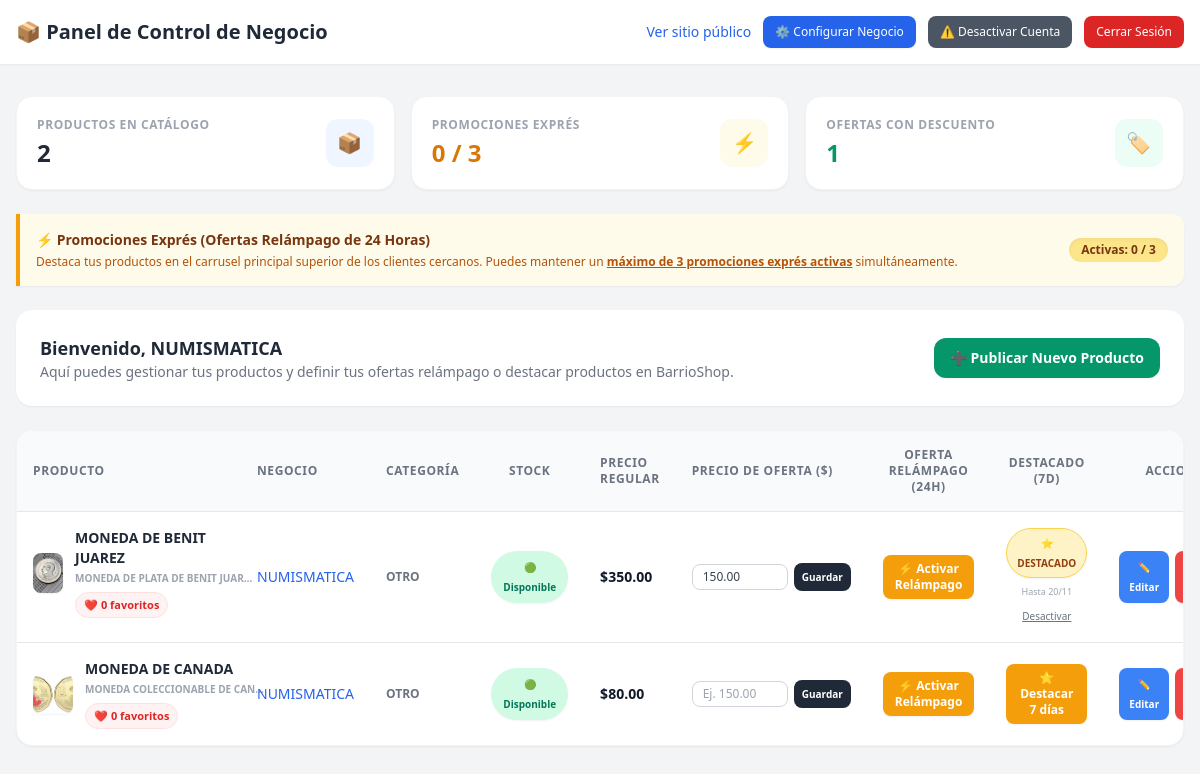
/dashboard/ (signed in), run on an earlier commit of the app's database.
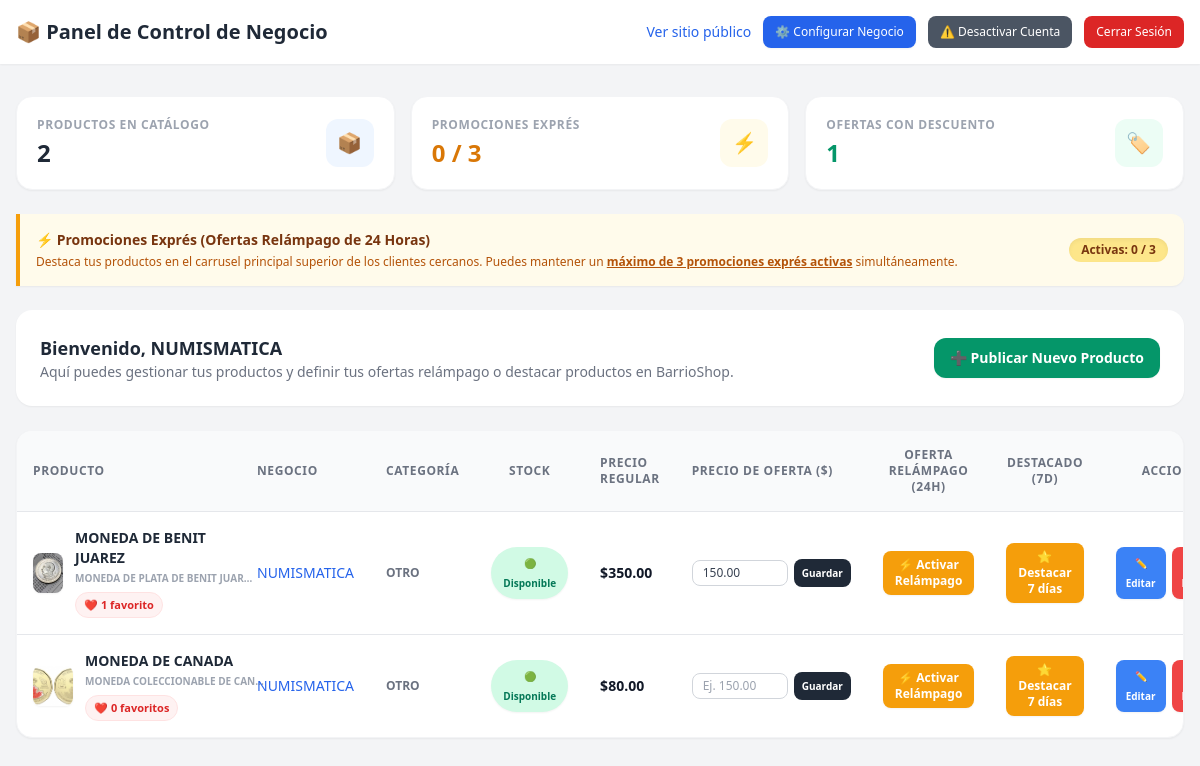
And on a later commit of the database.
### marketplace/models.py (models this page shows, shortened)
class Product(models.Model):
    CATEGORY_CHOICES = [
        ('comida', 'Comida y Antojitos'),
        ('vehiculos', 'Vehículos'),
        ('supermercado', 'Supermercado'),
        ('tecnologia', 'Tecnología'),
        ('electrodomesticos', 'Electrodomésticos'),
        ('hogar', 'Hogar y Muebles'),
        ('moda', 'Moda'),
        ('deportes', 'Deportes y Fitness'),
        ('herramientas', 'Herramientas'),
        ('construccion', 'Construcción'),
        ('mascotas', 'Mascotas'),
        ('abarrotes', 'Abarrotes'),
        ('servicios', 'Servicios y Oficios'),
        ('otro', 'Otro'),
    ]
    CONDITION_CHOICES = [
        ('nuevo', 'Nuevo'),
        ('usado', 'De uso / Seminuevo'),
    ]
    business = models.ForeignKey('Business', on_delete=models.CASCADE)
    name = models.CharField(max_length=100)
    slug = models.SlugField(unique=True, blank=True, null=True, max_length=255) # 🔗 URL amigable automática
    description = models.TextField()
    price = models.DecimalField(max_digits=10, decimal_places=2)
    condition = models.CharField(max_length=20, choices=CONDITION_CHOICES, default='nuevo')
    warranty = models.CharField(max_length=255, blank=True, null=True, verbose_name="Garantía del producto", help_text="Ej. Sin garantía, 30 días con el vendedor, etc.")
    is_promo = models.BooleanField(default=False)
    promo_price = models.DecimalField(max_digits=10, decimal_places=2, null=True, blank=True)
    is_express_promo = models.BooleanField(default=False)
    express_promo_start = models.DateTimeField(null=True, blank=True)
    express_promo_end = models.DateTimeField(null=True, blank=True)
    is_featured = models.BooleanField(default=False, verbose_name="¿Producto Destacado?")
    featured_until = models.DateTimeField(null=True, blank=True, verbose_name="Destacado Hasta")
    image = models.ImageField(upload_to='products/', null=True, blank=True)
    image_2 = models.ImageField(upload_to='products/', null=True, blank=True)
    image_3 = models.ImageField(upload_to='products/', null=True, blank=True)
    category = models.CharField(max_length=50, choices=CATEGORY_CHOICES, default='otro')
    is_available = models.BooleanField(default=True, verbose_name="Disponible en stock")
    @property
    def is_express_active(self):
        if self.is_express_promo and self.express_promo_end:
            return timezone.now() <= self.express_promo_end
        return False
    @property
    def is_featured_active(self):
        if self.is_featured and self.featured_until:
            return timezone.now() <= self.featured_until
        return False

class Business(models.Model):
    BUSINESS_TYPE_CHOICES = [
        ('fisico', 'Local Físico / Tienda Establecida'),
        ('entrega', 'Entregas en Puntos / Puntos Medios'),
    ]
    user = models.OneToOneField(User, on_delete=models.CASCADE, null=True, blank=True)
    name = models.CharField(max_length=100)
    slug = models.SlugField(unique=True, blank=True, null=True, max_length=150)
    description = models.TextField()
    whatsapp = models.CharField(max_length=20)
    address = models.CharField(max_length=255)
    latitude = models.FloatField()
    longitude = models.FloatField()
    business_type = models.CharField(max_length=20, choices=BUSINESS_TYPE_CHOICES, default='fisico')
    delivery_zones = models.TextField(blank=True, null=True, help_text="Específica dónde entregas si no tienes local fijo")
    work_days = models.CharField(max_length=150, default="Lunes a Sábado", blank=True, null=True, verbose_name="Días de labor / Atención")
    opening_time = models.TimeField(null=True, blank=True, verbose_name="Apertura (Lun - Vie)")
    closing_time = models.TimeField(null=True, blank=True, verbose_name="Cierre (Lun - Vie)")
    saturday_opening_time = models.TimeField(null=True, blank=True, verbose_name="Apertura (Sábado)")
    saturday_closing_time = models.TimeField(null=True, blank=True, verbose_name="Cierre (Sábado)")
    sunday_opening_time = models.TimeField(null=True, blank=True, verbose_name="Apertura (Domingo)")
    sunday_closing_time = models.TimeField(null=True, blank=True, verbose_name="Cierre (Domingo)")
    is_active = models.BooleanField(default=True, verbose_name="¿Empresa Activa?")

### marketplace/views.py (the view)
# urls.py: path('dashboard/', views.business_dashboard_view, name='dashboard'),
@login_required(login_url='business_login')
def business_dashboard_view(request):
    try:
        business = request.user.business
    except Business.DoesNotExist:
        return redirect('register_business')
    products = Product.objects.filter(business=business)
    total_products_count = products.count()
    active_express_count = products.filter(
        is_express_promo=True,
        express_promo_end__gt=timezone.now()
    ).count()
    promo_prices_count = sum(1 for p in products if p.promo_price is not None and str(p.promo_price).strip() != '')
    context = {
        'business': business,
        'products': products,
        'active_express_count': active_express_count,
        'total_products_count': total_products_count,
        'promo_prices_count': promo_prices_count,
    }
    return render(request, 'marketplace/dashboard.html', context)

### marketplace/templates/marketplace/dashboard.html (shortened to what the changed rows need)
<!DOCTYPE html>
<html lang="es">
<head>
    <script src="https://cdn.tailwindcss.com"></script>
</head>
<body class="bg-gray-100 min-h-screen font-sans">
    <header class="bg-white shadow-sm">
        <div class="max-w-7xl mx-auto px-4 py-4 flex justify-between items-center">
            <h1 class="text-xl font-bold text-gray-800">📦 Panel de Control de Negocio</h1>
        </div>
    </header>
    <main class="max-w-7xl mx-auto px-4 py-8">
        <div class="bg-white p-6 rounded-2xl shadow-sm mb-6 flex justify-between items-center">
            <div>
                <h2 class="text-lg font-bold text-gray-800">Bienvenido, {{ business.name|default:"Comerciante" }}</h2>
            </div>
        </div>
        <div class="bg-white rounded-2xl shadow-sm overflow-hidden border border-gray-100">
            <div class="overflow-x-auto">
                <table class="w-full text-left border-collapse">
                    <thead>
                        <tr class="bg-gray-50 border-b text-xs font-bold text-gray-500 uppercase tracking-wider">
                            <th class="p-4">Producto</th>
                            <th class="p-4">Negocio</th>
                            <th class="p-4">Categoría</th>
                            <th class="p-4 text-center">Stock</th>
                            <th class="p-4">Precio Regular</th>
                            <th class="p-4">Precio de Oferta ($)</th>
                            <th class="p-4 text-center">Oferta Relámpago (24h)</th>
                            <th class="p-4 text-center">Destacado (7d)</th>
                            <th class="p-4 text-center">Acciones</th>
                        </tr>
                    </thead>
                    <tbody class="divide-y text-sm text-gray-700">
                        {% for product in products %}
                        <tr class="hover:bg-gray-50/50 transition">
                            <td class="p-4 font-semibold flex items-center gap-3">
                                {% if product.image %}
                                    <img src="{{ product.image.url }}" class="w-10 h-10 object-cover rounded-lg shadow-sm">
                                {% else %}
                                    <div class="w-10 h-10 rounded-lg bg-gray-100 flex items-center justify-center text-lg">📦</div>
                                {% endif %}
                                <div>
                                    <span class="font-bold text-gray-800 block">{{ product.name }}</span>
                                    <span class="text-[10px] text-gray-400 truncate max-w-[180px] block">{{ product.description }}</span>
                                    <span class="inline-flex items-center gap-1 mt-1 text-[11px] font-bold text-red-600 bg-red-50 px-2 py-0.5 rounded-full border border-red-100">
                                        ❤️ {{ product.favorited_by.count }} favorito{{ product.favorited_by.count|pluralize }}
                                    </span>
                                </div>
                            </td>
                            <td class="p-4 text-blue-600 font-medium">
                                {{ product.business.name }}
                            </td>
                            <td class="p-4 uppercase text-xs font-bold text-gray-500">
                                {{ product.get_category_display }}
                            </td>
                            <td class="p-4 text-center">
                                {% if product.is_available %}
                                    <a href="{% url 'toggle_stock' product.id %}" class="inline-block bg-emerald-100 text-emerald-700 hover:bg-red-100 hover:text-red-700 font-bold text-[10px] px-3 py-1.5 rounded-full transition shadow-sm" title="Clic para marcar como agotado">
                                        🟢 Disponible
                                    </a>
                                {% else %}
                                    <a href="{% url 'toggle_stock' product.id %}" class="inline-block bg-red-100 text-red-700 hover:bg-emerald-100 hover:text-emerald-700 font-bold text-[10px] px-3 py-1.5 rounded-full transition shadow-sm" title="Clic para marcar como disponible">
                                        🔴 Agotado
                                    </a>
                                {% endif %}
                            </td>
                            <td class="p-4 font-extrabold text-gray-900">
                                ${{ product.price }}
                            </td>
                            <td class="p-4">
                                <form method="post" action="{% url 'update_promo_price' product.id %}" class="flex items-center gap-1.5">
                                    <input type="number" step="0.01" name="promo_price" value="{{ product.promo_price|default:'' }}" placeholder="Ej. 150.00" class="w-24 px-2.5 py-1 text-xs border border-gray-300 rounded-lg focus:ring-2 focus:ring-amber-500 focus:outline-none">
                                    <button type="submit" class="bg-gray-800 hover:bg-black text-white text-[10px] font-bold px-2 py-1 rounded-lg transition">
                                        Guardar
                                    </button>
                                </form>
                            </td>
                            <td class="p-4 text-center">
                                {% if product.is_express_active %}
                                    <div class="inline-flex flex-col items-center">
                                        <span class="bg-red-100 text-red-700 text-[10px] font-extrabold px-2.5 py-1 rounded-full shadow-sm mb-1 animate-pulse">
                                            ⚡ ACTIVA (24h)
                                        </span>
                                        <a href="{% url 'toggle_express_promo' product.id %}" class="text-[10px] text-gray-500 hover:text-red-600 underline font-medium">
                                            Desactivar
                                        </a>
                                    </div>
                                {% else %}
                                    <a href="{% url 'toggle_express_promo' product.id %}" class="inline-block bg-amber-500 hover:bg-amber-600 text-white font-bold text-xs px-3 py-1.5 rounded-lg shadow-sm transition hover:scale-105">
                                        ⚡ Activar Relámpago
                                    </a>
                                {% endif %}
                            </td>
                            <td class="p-4 text-center">
                                {% if product.is_featured_active %}
                                    <div class="inline-flex flex-col items-center">
                                        <span class="bg-amber-100 text-amber-800 text-[10px] font-extrabold px-2.5 py-1 rounded-full border border-amber-300 shadow-sm mb-1">
                                            ⭐ DESTACADO
                                        </span>
                                        <span class="text-[9px] text-gray-400 block mb-1">Hasta {{ product.featured_until|date:"d/m" }}</span>
                                        <a href="{% url 'toggle_featured' product.id %}" class="text-[10px] text-gray-500 hover:text-amber-700 underline font-medium">
                                            Desactivar
                                        </a>
                                    </div>
                                {% else %}
                                    <a href="{% url 'toggle_featured' product.id %}" class="inline-block bg-amber-500 hover:bg-amber-600 text-white font-bold text-xs px-3 py-1.5 rounded-lg shadow-sm transition hover:scale-105">
                                        ⭐ Destacar 7 días
                                    </a>
                                {% endif %}
                            </td>
                            <td class="p-4 text-center">
                                <div class="flex items-center justify-center gap-1.5">
                                    <a href="{% url 'edit_product' product.id %}" class="inline-block bg-blue-500 hover:bg-blue-600 text-white text-[10px] font-bold px-2.5 py-1.5 rounded-lg shadow-sm transition">
                                        ✏️ Editar
                                    </a>
                                    <form action="{% url 'delete_product' product.id %}" method="POST" onsubmit="return confirm('¿Estás seguro de que deseas eliminar este producto permanentemente?');" class="inline">
                                        <button type="submit" class="inline-block bg-red-500 hover:bg-red-600 text-white text-[10px] font-bold px-2.5 py-1.5 rounded-lg shadow-sm transition">
                                        </button>
                                    </form>
                                </div>
                            </td>
                        </tr>
                        {% empty %}
                        <tr>
                            <td colspan="9" class="p-8 text-center text-gray-400">
                                No tienes productos registrados todavía. ¡Publica uno para comenzar a crear Ofertas Relámpago o destacar piezas!
                            </td>
                        </tr>
                        {% endfor %}
                    </tbody>
                </table>
            </div>
        </div>
    </main>
</body>
</html>

What changed in the data, as far as the page shows it:
changed Product "MONEDA DE BENIT JUAREZ": favorited_by.count "0" → "1"; featured_until "20/11" → (not shown); is_featured "⭐ DESTACADO Hasta Desactivar" → "⭐ Destacar 7 días"
